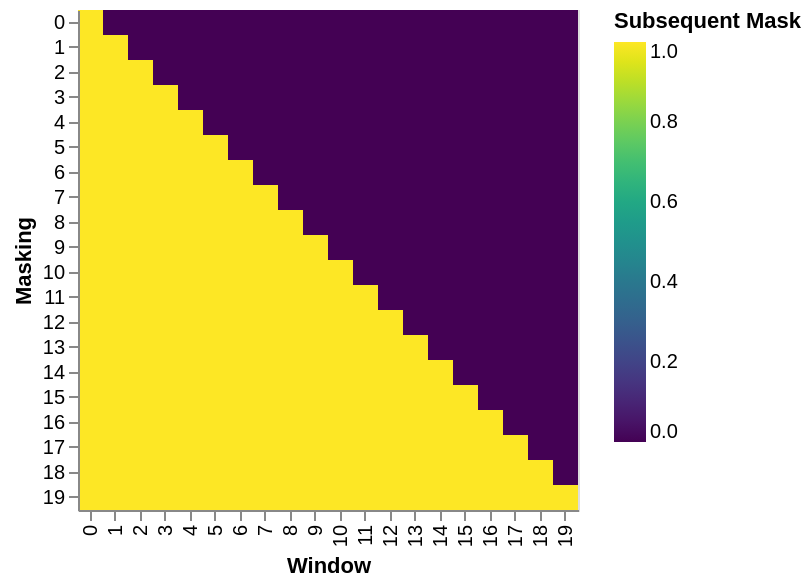

The cell this chart's notebook holds for it:
### Markdown cell above
Below the attention mask shows the position each tgt word (row) is allowed to look at (column). Words are blocked for attending to future words during training.

### Code cell
LS_data = pd.concat(
    [
        pd.DataFrame(
            {
                "Subsequent Mask": subsequent_mask(20)[0][x, y].flatten(),
                "Window": y,
                "Masking": x,
            }
        )
        for y in range(20)
        for x in range(20)
    ]
)

alt.Chart(LS_data).mark_rect().properties(height=250, width=250).encode(
    alt.X("Window:O"),
    alt.Y("Masking:O"),
    alt.Color("Subsequent Mask:Q", scale=alt.Scale(scheme="viridis")),
).interactive()

### Figure 1 — Vega-Lite specification as saved in the notebook (floating-point values rounded to 4 significant figures; data arrays with more than 128 entries replaced by an {"elided": "..."} marker saying what was removed)
{"config": {"view": {"continuousWidth": 300, "continuousHeight": 300}}, "data": {"name": "data-b1e327ac8c79b2564320d4813313cbb8"}, "mark": {"type": "rect"}, "encoding": {"color": {"field": "Subsequent Mask", "scale": {"scheme": "viridis"}, "type": "quantitative"}, "x": {"field": "Window", "type": "ordinal"}, "y": {"field": "Masking", "type": "ordinal"}}, "height": 250, "params": [{"name": "param_1", "select": {"type": "interval", "encodings": ["x", "y"]}, "bind": "scales"}], "width": 250, "$schema": "https://vega.github.io/schema/vega-lite/v5.20.1.json", "datasets": {"data-b1e327ac8c79b2564320d4813313cbb8": {"elided": "400 records"}}}
